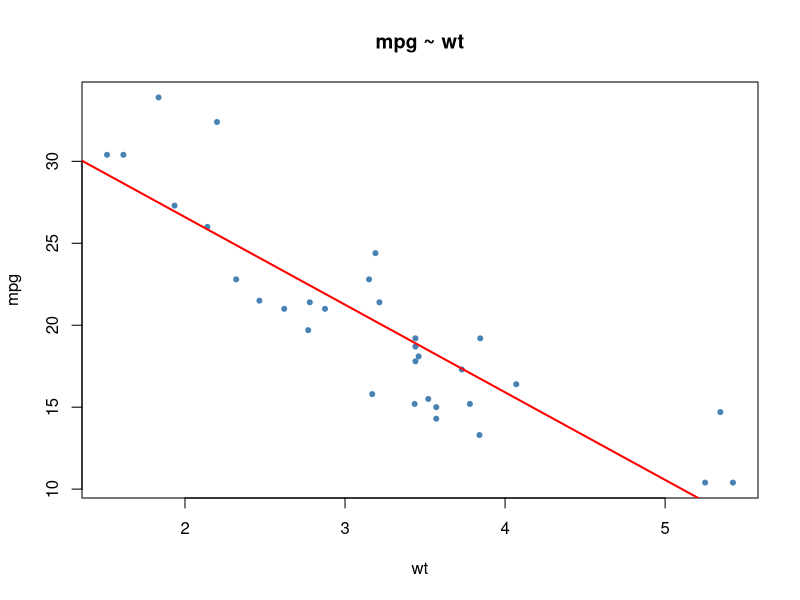
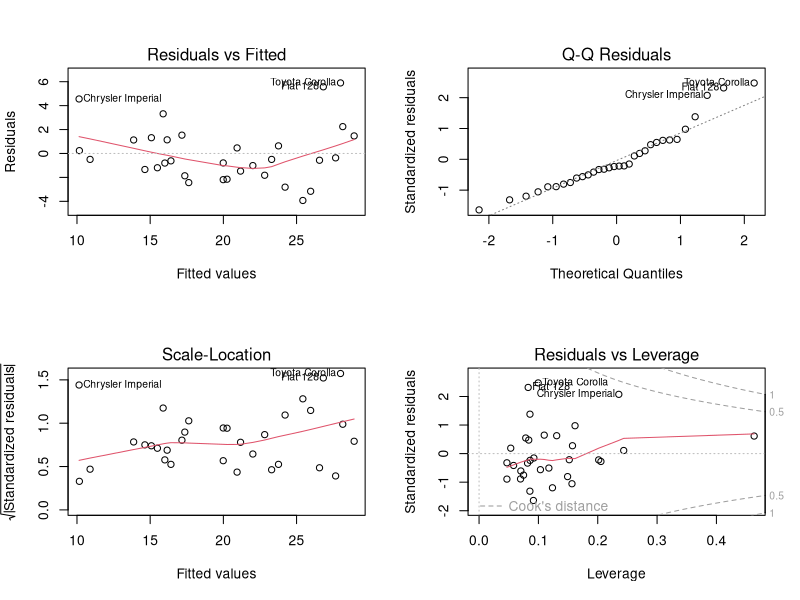
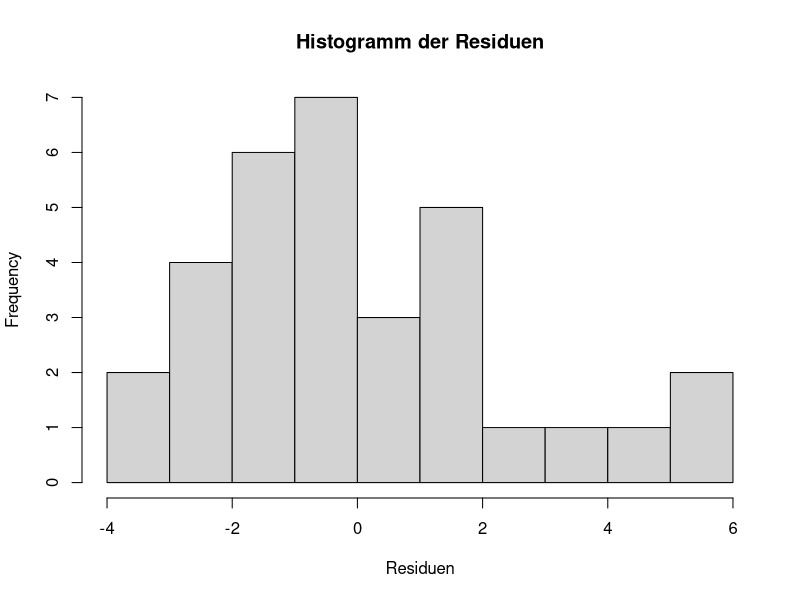
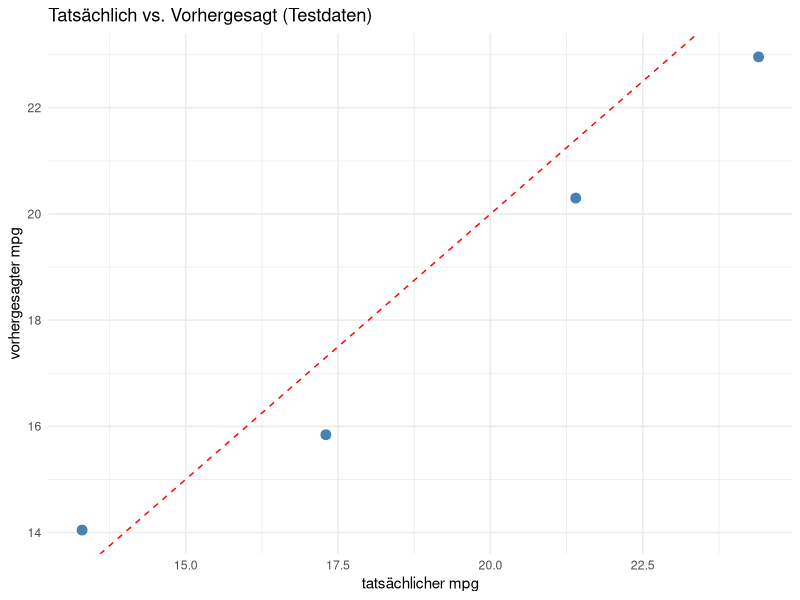
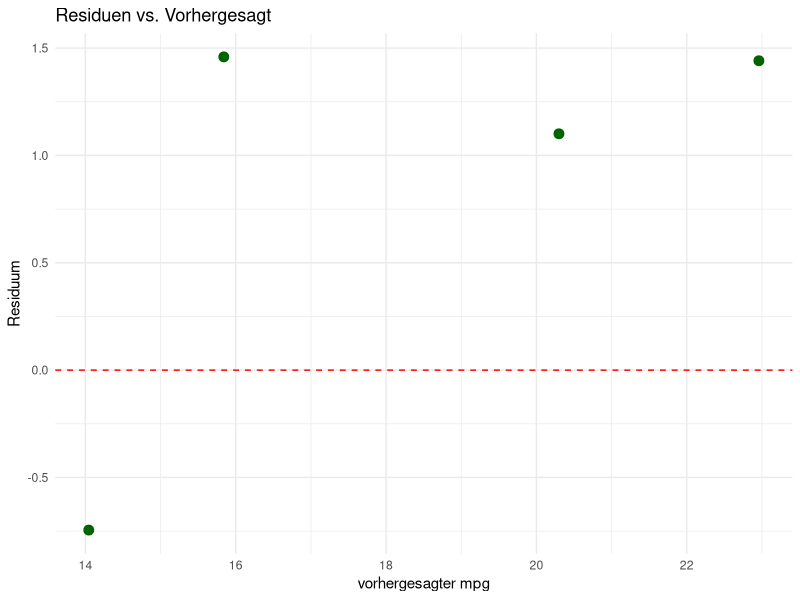

Reproduce these figures in R, in order.
# =============================================================================
# Übung Kapitel 8: Lineare Regression (einfach & multiple) + Prediction
# Themen: lm(), summary(), Koeffizienten interpretieren, R^2 und adj. R^2,
#         Residuenanalyse, Train/Test-Split, RMSE, MAE, Vorhersage
# Datensätze: mtcars (R-base)
# =============================================================================

# install.packages(c("caret", "ggplot2"))
library(caret)
library(ggplot2)


# -----------------------------------------------------------------------------
# Aufgabe 1 – Einfache lineare Regression
# -----------------------------------------------------------------------------
# Modell: mpg ~ wt
#
# a) Schätze das Modell, gib summary() aus.
# b) Interpretiere Intercept, Steigung und R^2.
# c) Plotte die Regressionsgerade.
# d) Sage den Verbrauch für ein Auto mit wt = 3.0 voraus (mit 95 %-PI).

data(mtcars)

mod1 <- lm(mpg ~ wt, data = mtcars)
summary(mod1)

# c)
plot(mtcars$wt, mtcars$mpg, pch = 20, col = "steelblue",
     xlab = "wt", ylab = "mpg",
     main = "mpg ~ wt")
abline(mod1, col = "red", lwd = 2)

# d) Punktvorhersage + Vorhersageintervall
neu <- data.frame(wt = 3.0)
predict(mod1, newdata = neu, interval = "prediction", level = 0.95)


# -----------------------------------------------------------------------------
# Aufgabe 2 – Multiple Regression
# -----------------------------------------------------------------------------
# Modell: mpg ~ wt + hp + cyl
#
# a) Schätze das Modell.
# b) Welche Variablen sind signifikant (p-Wert)?
# c) Vergleiche R^2 und adjusted R^2 mit Modell 1.

mod2 <- lm(mpg ~ wt + hp + cyl, data = mtcars)
summary(mod2)

cat("R^2     mod1:", round(summary(mod1)$r.squared,    3),
    " | mod2:",     round(summary(mod2)$r.squared,    3), "\n")
cat("adj R^2 mod1:", round(summary(mod1)$adj.r.squared, 3),
    " | mod2:",     round(summary(mod2)$adj.r.squared, 3), "\n")


# -----------------------------------------------------------------------------
# Aufgabe 3 – Residuenanalyse
# -----------------------------------------------------------------------------
# a) Vier diagnostische Plots (Residuen, QQ, Skalierung, Hebel).
# b) Histogramm der Residuen.
# c) Shapiro-Wilk-Test auf Normalverteilung der Residuen.

par(mfrow = c(2, 2))
plot(mod2)
par(mfrow = c(1, 1))

hist(residuals(mod2), breaks = 12, col = "lightgray",
     main = "Histogramm der Residuen", xlab = "Residuen")

sw <- shapiro.test(residuals(mod2))
cat("Shapiro-Wilk Residuen: p =", round(sw$p.value, 4), "\n")


# -----------------------------------------------------------------------------
# Aufgabe 4 – Train/Test-Split + Vorhersagegüte
# -----------------------------------------------------------------------------
# Aufteilung mtcars in 80 % Training und 20 % Test.
# Modell: mpg ~ wt + hp + cyl + am.
# Berechne MAE und RMSE auf den Testdaten.

set.seed(42)
idx_train <- createDataPartition(mtcars$mpg, p = 0.8, list = FALSE)
train <- mtcars[idx_train, ]
test  <- mtcars[-idx_train, ]

mod3 <- lm(mpg ~ wt + hp + cyl + am, data = train)
summary(mod3)

# in-sample
rmse_in <- sqrt(mean(residuals(mod3)^2))
cat("RMSE Training :", round(rmse_in, 3), "\n")

# out-of-sample
pred <- predict(mod3, newdata = test)
res  <- test$mpg - pred
mae  <- mean(abs(res))
rmse <- sqrt(mean(res^2))
cat("MAE  Test     :", round(mae,  3), "\n")
cat("RMSE Test     :", round(rmse, 3), "\n")

# R^2 auf Testdaten
r2_test <- cor(test$mpg, pred)^2
cat("R^2  Test     :", round(r2_test, 3), "\n")


# -----------------------------------------------------------------------------
# Aufgabe 5 – Visualisierung: tatsächlich vs. vorhergesagt
# -----------------------------------------------------------------------------
plot_df <- data.frame(actual = test$mpg, predicted = pred)

ggplot(plot_df, aes(x = actual, y = predicted)) +
  geom_point(size = 3, color = "steelblue") +
  geom_abline(slope = 1, intercept = 0, color = "red", linetype = "dashed") +
  labs(title = "Tatsächlich vs. Vorhergesagt (Testdaten)",
       x = "tatsächlicher mpg", y = "vorhergesagter mpg") +
  theme_minimal()

# Residuenplot
ggplot(data.frame(predicted = pred, residual = res),
       aes(x = predicted, y = residual)) +
  geom_point(size = 3, color = "darkgreen") +
  geom_hline(yintercept = 0, color = "red", linetype = "dashed") +
  labs(title = "Residuen vs. Vorhergesagt",
       x = "vorhergesagter mpg", y = "Residuum") +
  theme_minimal()


# -----------------------------------------------------------------------------
# Aufgabe 6 – Modellvergleich mit anova()
# -----------------------------------------------------------------------------
# Sind die zusätzlichen Variablen in Modell 2 statistisch nötig
# (gegenüber Modell 1 mit nur wt)?

mod_klein <- lm(mpg ~ wt,           data = mtcars)
mod_gross <- lm(mpg ~ wt + hp + cyl, data = mtcars)

print(anova(mod_klein, mod_gross))
# kleiner p-Wert -> das größere Modell erklärt signifikant mehr Varianz.
